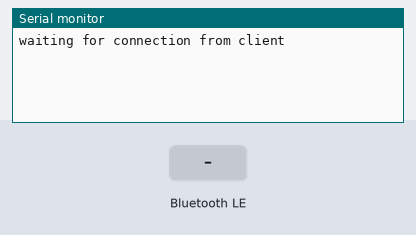
Bench run of a sketch on a simulated ESP32. On the bench: the last lines printed to the serial monitor. The inputs (shaded band) are chosen by the test bench. Random numbers use the default seed unless the sketch sets one; nothing arrives over Bluetooth unless stated; a phone connects over Bluetooth LE 3 s after start.

Above: at 1.2 s.
1.3 s: Bluetooth LE write "1" received
At 2.7 s:
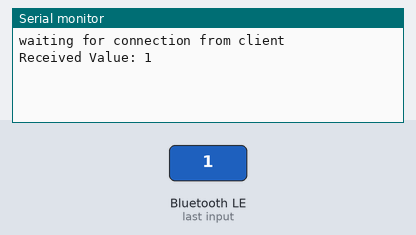
4.3 s: Bluetooth LE write "0" received
At 4.9 s:
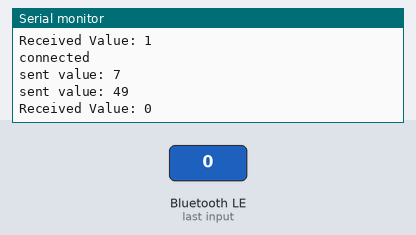
5.8 s: Bluetooth LE write "2" received
At 5.98 s:
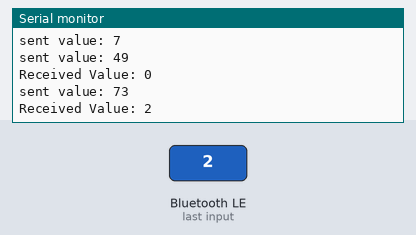
Timing chart, 0 to 8.8 s (numbered marks = the images above; inputs shaded):
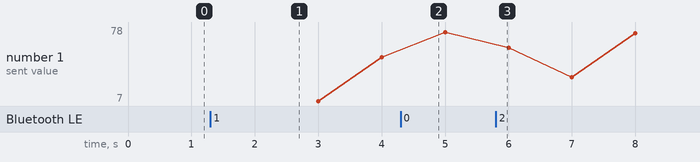

Measured:
- after the input at 1.3 s, the serial monitor: prints a new line after 0.05 s (image 1)
- after the input at 4.3 s, the serial monitor: prints a new line after 0.05 s (image 2)
- after the input at 5.8 s, the serial monitor: prints a new line after 0.05 s (image 3)

The sketch:

ble_send_receive_data.ino
```cpp
#include <BLEDevice.h>
#include <BLEServer.h>
#include <BLEUtils.h>
#include <BLE2902.h>

BLECharacteristic *pCharacteristic;
bool deviceConnected = false;

#define SERVICE_UUID "22bf526e-1f59-40fb-a344-0bea8c1bfef2"
#define CHARACTERISTIC_UUID "cdc7651d-88bd-4c0d-8c90-4572db5aa14b"

class MyServerCallbacks: public BLEServerCallbacks {
  void onConnect(BLEServer* pServer){
    Serial.println("connected");
    deviceConnected = true;
  };

  void onDisconnect(BLEServer *pServer){
    deviceConnected = false;

    Serial.println("disconnected");
    delay(500);

    pServer->getAdvertising()->start();
    Serial.println("waiting for connection from client");
  }
};

class CharacteristicCallback : public BLECharacteristicCallbacks {
  void onWrite(BLECharacteristic* dhtCharacteristic) {
    String value = pCharacteristic->getValue();
    Serial.print("Received Value: ");
    Serial.println(value.c_str());
  }
};


void initialize(){
  Serial.begin(9600);

  BLEDevice::init("ESP32");

  BLEServer *pServer = BLEDevice::createServer();
  pServer->setCallbacks(new MyServerCallbacks());

  BLEService *pService = pServer->createService(SERVICE_UUID);

  pCharacteristic = pService->createCharacteristic(
    CHARACTERISTIC_UUID,
    BLECharacteristic::PROPERTY_NOTIFY |
    BLECharacteristic::PROPERTY_READ |
    BLECharacteristic::PROPERTY_WRITE
  );

  pCharacteristic->addDescriptor(new BLE2902());
  pCharacteristic->setCallbacks(new CharacteristicCallback());

  pService->start();

  BLEAdvertising* pAdvertising = BLEDevice::getAdvertising();
  pAdvertising->addServiceUUID(SERVICE_UUID);
  pAdvertising->setScanResponse(true);
  pAdvertising->setMinPreferred(0x12);

  pServer->getAdvertising()->start();

  Serial.println("waiting for connection from client");
}

void setup() {
  initialize();
}

void loop() {
  if (deviceConnected) {
    int randomNumber = random(0, 100);
    char txString[8];

    dtostrf(randomNumber, 1, 2, txString);

    pCharacteristic->setValue(txString);
    pCharacteristic->notify();

    Serial.print("sent value: ");
    Serial.println(randomNumber);

    delay(1000);
  }
}
```
